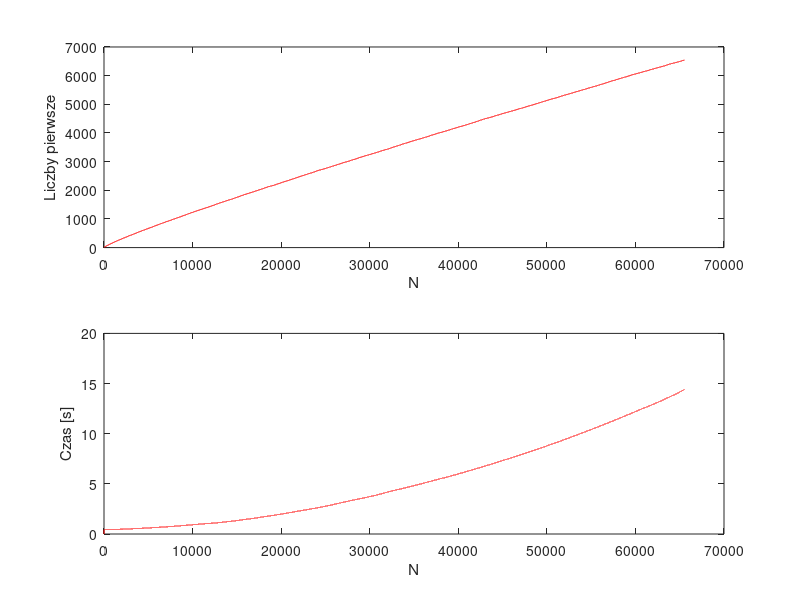

Write the MATLAB code that produced this figure.
clear;
close;

N = 2^16;
time = zeros(1,N);
A = ones(3,N);
A(:,1) = 0;
A(2,:) = 1:N;
A(3,:) = 0;

tic
for i=2:(sqrt(N))
   if A(1,i) == 1
      for j=i^2:i:N
         A(1,j)= 0; 
      end
   end
end

for i = 2:N
   A(3,i) = sum(A(1,2:i)==1); 
   time(i) = toc;
end

subplot(211)
plot(A(2,:),A(3,:), 'r');
xlabel("N");
ylabel("Liczby pierwsze");

subplot(212)
plot(A(2,:),time, 'r');
xlabel("N");
ylabel("Czas [s]");
